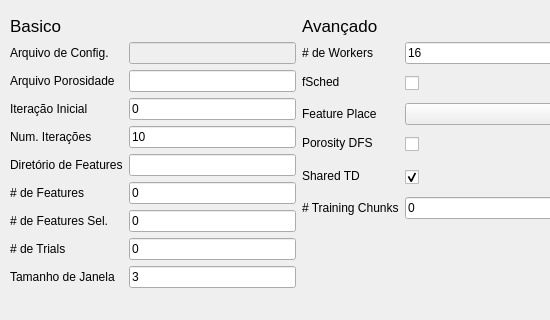
<?xml version="1.0" encoding="UTF-8"?>
<ui version="4.0">
 <class>Form</class>
 <widget class="QWidget" name="Form">
  <property name="enabled">
   <bool>true</bool>
  </property>
  <property name="geometry">
   <rect>
    <x>0</x>
    <y>0</y>
    <width>550</width>
    <height>320</height>
   </rect>
  </property>
  <property name="sizePolicy">
   <sizepolicy hsizetype="Fixed" vsizetype="Fixed">
    <horstretch>0</horstretch>
    <verstretch>0</verstretch>
   </sizepolicy>
  </property>
  <property name="minimumSize">
   <size>
    <width>550</width>
    <height>320</height>
   </size>
  </property>
  <property name="maximumSize">
   <size>
    <width>550</width>
    <height>320</height>
   </size>
  </property>
  <property name="cursor">
   <cursorShape>ArrowCursor</cursorShape>
  </property>
  <property name="windowTitle">
   <string>Config</string>
  </property>
  <widget class="QWidget" name="">
   <property name="geometry">
    <rect>
     <x>10</x>
     <y>16</y>
     <width>578</width>
     <height>407</height>
    </rect>
   </property>
   <layout class="QVBoxLayout" name="verticalLayout_3">
    <item>
     <layout class="QHBoxLayout" name="horizontalLayout">
      <item>
       <layout class="QVBoxLayout" name="verticalLayout_2">
        <item>
         <widget class="QLabel" name="label_16">
          <property name="font">
           <font>
            <pointsize>13</pointsize>
           </font>
          </property>
          <property name="text">
           <string>Basico</string>
          </property>
         </widget>
        </item>
        <item>
         <layout class="QFormLayout" name="formLayout_2">
          <item row="0" column="0">
           <widget class="QLabel" name="label_15">
            <property name="text">
             <string>Arquivo de Config.</string>
            </property>
           </widget>
          </item>
          <item row="0" column="1">
           <widget class="QLineEdit" name="pathConfigLE">
            <property name="enabled">
             <bool>false</bool>
            </property>
           </widget>
          </item>
          <item row="1" column="0">
           <widget class="QLabel" name="label">
            <property name="text">
             <string>Arquivo Porosidade</string>
            </property>
           </widget>
          </item>
          <item row="1" column="1">
           <widget class="QLineEdit" name="pathPorosityLE">
            <property name="toolTip">
             <string>Colocar path completo</string>
            </property>
           </widget>
          </item>
          <item row="2" column="0">
           <widget class="QLabel" name="label_17">
            <property name="text">
             <string>Iteração Inicial</string>
            </property>
           </widget>
          </item>
          <item row="2" column="1">
           <widget class="QLineEdit" name="itIniLE">
            <property name="toolTip">
             <string>Default: 0 (inicial)</string>
            </property>
            <property name="toolTipDuration">
             <number>-1</number>
            </property>
            <property name="statusTip">
             <string/>
            </property>
            <property name="whatsThis">
             <string/>
            </property>
            <property name="inputMethodHints">
             <set>Qt::ImhNone</set>
            </property>
            <property name="inputMask">
             <string>0000</string>
            </property>
            <property name="text">
             <string>0</string>
            </property>
            <property name="frame">
             <bool>true</bool>
            </property>
            <property name="cursorPosition">
             <number>0</number>
            </property>
            <property name="clearButtonEnabled">
             <bool>false</bool>
            </property>
           </widget>
          </item>
          <item row="3" column="0">
           <widget class="QLabel" name="label_2">
            <property name="text">
             <string>Num. Iterações</string>
            </property>
           </widget>
          </item>
          <item row="3" column="1">
           <widget class="QLineEdit" name="nItsLE">
            <property name="toolTip">
             <string>Default: 10 (número de iterações executadas a partir da inicial.)</string>
            </property>
            <property name="inputMask">
             <string>0000</string>
            </property>
            <property name="text">
             <string>10</string>
            </property>
           </widget>
          </item>
          <item row="4" column="0">
           <widget class="QLabel" name="label_3">
            <property name="text">
             <string>Diretório de Features</string>
            </property>
           </widget>
          </item>
          <item row="4" column="1">
           <widget class="QLineEdit" name="featuresPathLE">
            <property name="toolTip">
             <string>Colocar path completo</string>
            </property>
           </widget>
          </item>
          <item row="5" column="0">
           <widget class="QLabel" name="label_4">
            <property name="text">
             <string># de Features</string>
            </property>
           </widget>
          </item>
          <item row="5" column="1">
           <widget class="QLineEdit" name="nFeatLE">
            <property name="toolTip">
             <string>Máximo de Features usadas para treino (default 0: todas)</string>
            </property>
            <property name="inputMask">
             <string>000</string>
            </property>
            <property name="text">
             <string>0</string>
            </property>
           </widget>
          </item>
          <item row="6" column="0">
           <widget class="QLabel" name="label_5">
            <property name="text">
             <string># de Features Sel.</string>
            </property>
           </widget>
          </item>
          <item row="6" column="1">
           <widget class="QLineEdit" name="nFeatSelLE">
            <property name="toolTip">
             <string>Máximo de Features selecionadas para montar um modelo (default 0: todas)</string>
            </property>
            <property name="inputMask">
             <string>000</string>
            </property>
            <property name="text">
             <string>0</string>
            </property>
           </widget>
          </item>
          <item row="7" column="0">
           <widget class="QLabel" name="label_6">
            <property name="text">
             <string># de Trials</string>
            </property>
           </widget>
          </item>
          <item row="7" column="1">
           <widget class="QLineEdit" name="nTrialsLE">
            <property name="toolTip">
             <string>Máximo número de features testadas por feature selecionada (default 0: todas)</string>
            </property>
            <property name="inputMask">
             <string>0000</string>
            </property>
            <property name="text">
             <string>0</string>
            </property>
           </widget>
          </item>
          <item row="8" column="0">
           <widget class="QLabel" name="label_7">
            <property name="text">
             <string>Tamanho de Janela</string>
            </property>
           </widget>
          </item>
          <item row="8" column="1">
           <widget class="QLineEdit" name="windowLE">
            <property name="toolTip">
             <string>Janela de diplacement usada. Deve ser compatível com a dos dados gerados.</string>
            </property>
            <property name="inputMask">
             <string>00</string>
            </property>
            <property name="text">
             <string>3</string>
            </property>
           </widget>
          </item>
         </layout>
        </item>
       </layout>
      </item>
      <item>
       <layout class="QVBoxLayout" name="verticalLayout">
        <item>
         <widget class="QLabel" name="label_8">
          <property name="font">
           <font>
            <pointsize>13</pointsize>
           </font>
          </property>
          <property name="text">
           <string>Avançado</string>
          </property>
         </widget>
        </item>
        <item>
         <layout class="QFormLayout" name="formLayout">
          <item row="0" column="0">
           <widget class="QLabel" name="label_9">
            <property name="text">
             <string># de Workers</string>
            </property>
           </widget>
          </item>
          <item row="0" column="1">
           <widget class="QLineEdit" name="nWorkersLE">
            <property name="inputMask">
             <string>0000</string>
            </property>
            <property name="text">
             <string>16</string>
            </property>
           </widget>
          </item>
          <item row="1" column="0">
           <widget class="QLabel" name="label_10">
            <property name="text">
             <string>fSched</string>
            </property>
           </widget>
          </item>
          <item row="1" column="1">
           <widget class="QCheckBox" name="fSchedCheck">
            <property name="minimumSize">
             <size>
              <width>0</width>
              <height>27</height>
             </size>
            </property>
            <property name="text">
             <string/>
            </property>
           </widget>
          </item>
          <item row="2" column="0">
           <widget class="QLabel" name="label_11">
            <property name="text">
             <string>Feature Place</string>
            </property>
           </widget>
          </item>
          <item row="2" column="1">
           <widget class="QComboBox" name="featurePlaceCB"/>
          </item>
          <item row="3" column="0">
           <widget class="QLabel" name="label_14">
            <property name="text">
             <string>Porosity DFS</string>
            </property>
           </widget>
          </item>
          <item row="3" column="1">
           <widget class="QCheckBox" name="dfsPorosityCheck">
            <property name="minimumSize">
             <size>
              <width>0</width>
              <height>27</height>
             </size>
            </property>
            <property name="text">
             <string/>
            </property>
           </widget>
          </item>
          <item row="4" column="0">
           <widget class="QLabel" name="label_13">
            <property name="text">
             <string>Shared TD</string>
            </property>
           </widget>
          </item>
          <item row="4" column="1">
           <widget class="QCheckBox" name="sharedTdCheck">
            <property name="minimumSize">
             <size>
              <width>0</width>
              <height>27</height>
             </size>
            </property>
            <property name="text">
             <string/>
            </property>
            <property name="checked">
             <bool>true</bool>
            </property>
           </widget>
          </item>
          <item row="5" column="0">
           <widget class="QLabel" name="label_12">
            <property name="text">
             <string># Training Chunks</string>
            </property>
           </widget>
          </item>
          <item row="5" column="1">
           <widget class="QLineEdit" name="nTrainChunksLE">
            <property name="inputMask">
             <string>00</string>
            </property>
            <property name="text">
             <string>0</string>
            </property>
            <property name="maxLength">
             <number>2</number>
            </property>
           </widget>
          </item>
         </layout>
        </item>
        <item>
         <spacer name="verticalSpacer">
          <property name="orientation">
           <enum>Qt::Vertical</enum>
          </property>
          <property name="sizeHint" stdset="0">
           <size>
            <width>20</width>
            <height>40</height>
           </size>
          </property>
         </spacer>
        </item>
       </layout>
      </item>
     </layout>
    </item>
    <item>
     <spacer name="verticalSpacer_2">
      <property name="orientation">
       <enum>Qt::Vertical</enum>
      </property>
      <property name="sizeHint" stdset="0">
       <size>
        <width>20</width>
        <height>40</height>
       </size>
      </property>
     </spacer>
    </item>
    <item>
     <layout class="QHBoxLayout" name="horizontalLayout_2">
      <item>
       <spacer name="horizontalSpacer">
        <property name="orientation">
         <enum>Qt::Horizontal</enum>
        </property>
        <property name="sizeHint" stdset="0">
         <size>
          <width>40</width>
          <height>20</height>
         </size>
        </property>
       </spacer>
      </item>
      <item>
       <widget class="QPushButton" name="loadConfigFileButton">
        <property name="text">
         <string>Carregar Config</string>
        </property>
       </widget>
      </item>
      <item>
       <widget class="QPushButton" name="saveConfigButton">
        <property name="sizePolicy">
         <sizepolicy hsizetype="Fixed" vsizetype="Fixed">
          <horstretch>0</horstretch>
          <verstretch>0</verstretch>
         </sizepolicy>
        </property>
        <property name="text">
         <string>Salvar</string>
        </property>
       </widget>
      </item>
      <item>
       <spacer name="horizontalSpacer_2">
        <property name="orientation">
         <enum>Qt::Horizontal</enum>
        </property>
        <property name="sizeHint" stdset="0">
         <size>
          <width>40</width>
          <height>20</height>
         </size>
        </property>
       </spacer>
      </item>
     </layout>
    </item>
   </layout>
  </widget>
 </widget>
 <resources/>
 <connections/>
</ui>
